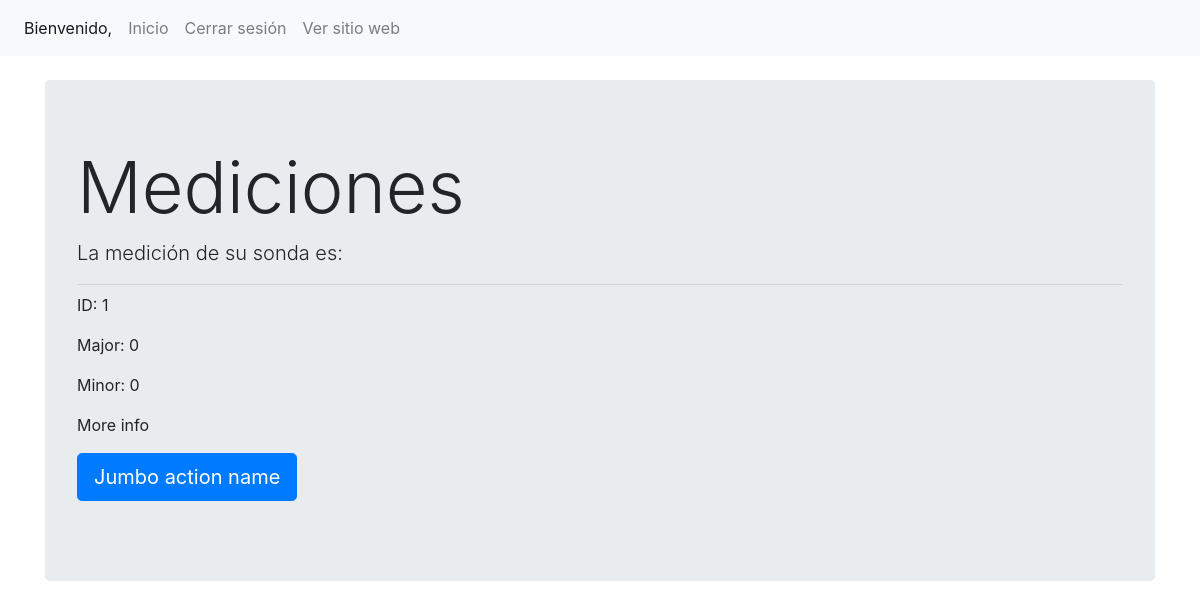
The app's page /user/inicio.php, older data.
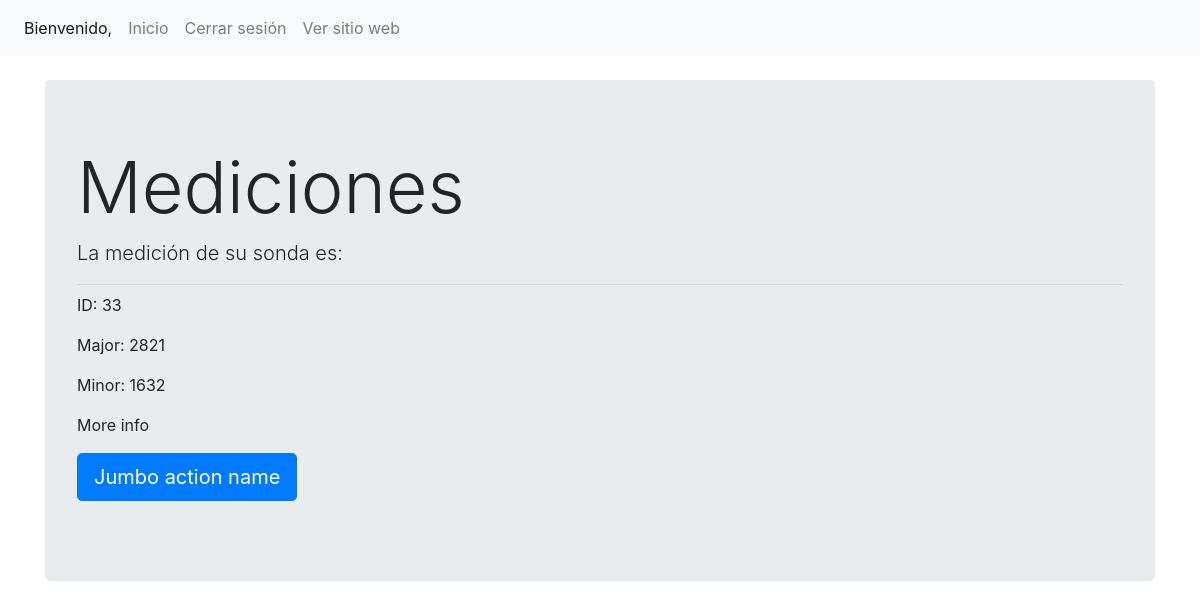
The same page, newer data.
### tables this page shows
CREATE TABLE `medicion` (
  `id` int(10) NOT NULL AUTO_INCREMENT,
  `id sonda` int(15) NOT NULL,
  `fecha` date NOT NULL,
  `hora` time(6) NOT NULL,
  `Latitud` float NOT NULL,
  `Longitud` double NOT NULL,
  `Humedad` int(100) NOT NULL,
  `Temperatura` float NOT NULL,
  `Contaminacion` float NOT NULL,
  PRIMARY KEY (`id`),
  KEY `Id Sonda` (`id sonda`)
);

### bd/controlador.php (called while the page is built, shortened)
<?php
$servername = "localhost";
$username = "root";
$password = "";
$dbname = "proyecto3a";
$conn = new mysqli($servername, $username, $password, $dbname);
$sql = "SELECT * FROM medicion ORDER BY id DESC LIMIT 1";
$result = $conn->query($sql);
if ($result->num_rows > 0) {
    $row = $result->fetch_assoc();
} else {
    $row = array();
}
?>

### user/inicio.php (the view, shortened to what this page needs)
<!doctype html>
<html lang="en">
<head>
    <link rel="stylesheet" href="https://stackpath.bootstrapcdn.com/bootstrap/4.3.1/css/bootstrap.min.css"
>
</head>
<body>
    <?php $url = "http://" . $_SERVER['HTTP_HOST'] ?>
    <nav class="navbar navbar-expand navbar-light bg-light">
        <div class="nav navbar-nav">
            <a class="nav-item nav-link active" href="#"> Bienvenido, <?php echo $_SESSION['usuario'];?> </a>
            <a class="nav-item nav-link" href="<?php echo $url; ?>/user/inicio.php">Inicio</a>
            <a class="nav-item nav-link" href="<?php echo $url; ?>/user/cerrar.php">Cerrar sesión</a>
            <a class="nav-item nav-link" href="<?php echo $url; ?>">Ver sitio web</a>
        </div>
    </nav>
    <br>
    <div class="container">
        <div class="row">
            <div class="col-md-12">
                <div class="jumbotron">
                    <h1 class="display-3">Mediciones</h1>
                    <p class="lead">La medición de su sonda es: </p>
                    <hr class="my-2">
                    <?php
                    include '../bd/controlador.php';
                    if (!empty($row)) {
                        echo "<p>ID: " . $row["id"] . "</p>";
                        echo "<p>Major: " . $row["Temperatura"] . "</p>";
                        echo "<p>Minor: " . $row["Contaminacion"] . "</p>";
                    } else {
                        echo "<p>No se encontraron entradas en la tabla testB.</p>";
                    }
                    ?>
                       <p>More info</p>
                    <p class="lead">
                        <a class="btn btn-primary btn-lg" href="Jumbo action link" role="button">Jumbo action name</a>
                    </p>
                </div>
            </div>
        </div>
    </div>
</body>
</html>

Row changes from the older to the newer data that the page shows:
no longer on this page (row unchanged): medicion: id "1", Temperatura "0", Contaminacion "0"
added medicion: id "33", Temperatura "2821", Contaminacion "1632"
